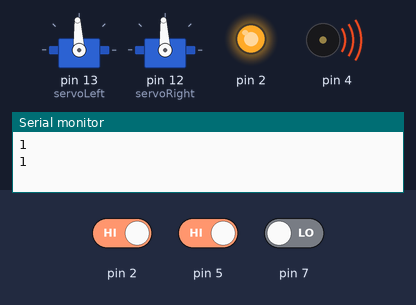
Bench run of a sketch on a simulated Arduino Uno, built with avr-gcc and run on an emulated ATmega328P. Parts: 2 × servo, output pins drawn as LEDs (lit = HIGH), buzzer (waves = sounding), the last lines printed to the serial monitor. The inputs (shaded band) are chosen by the test bench; at power-on: pin 7 LOW, pin 2 HIGH, pin 5 HIGH.

Above: at 2.2 s.
2.3 s: pin 7 driven HIGH
At 3.34 s:
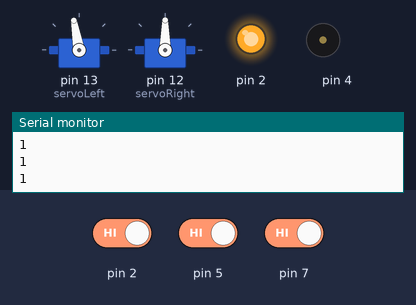
5.8 s: pin 2 driven LOW
At 6.03 s:
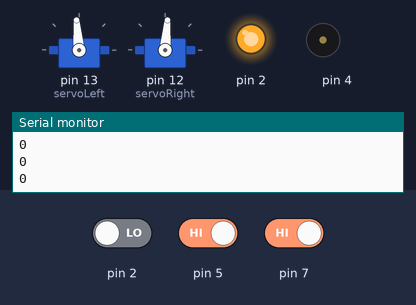
9.3 s: pin 5 driven LOW
At 10.1 s:
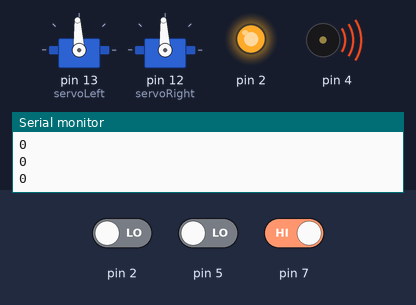
13.5 s: pin 5 driven HIGH
At 13.75 s:
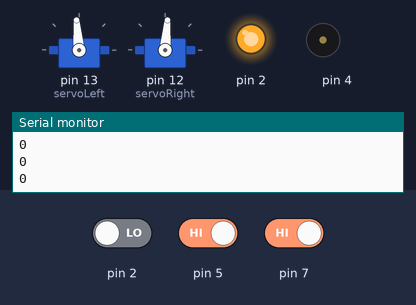
17.0 s: pin 2 driven HIGH
At 17.24 s:
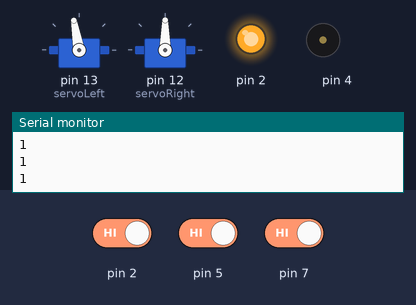
Timing chart, 0 to 20.0 s (numbered marks = the images above; inputs shaded):
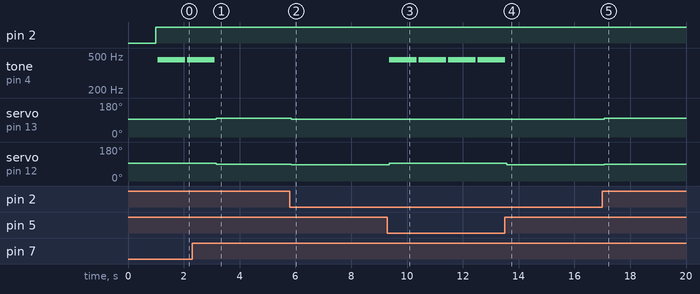

Measured:
- after the input at 2.3 s, tone on pin 4: goes on until 3.1 s, then stays silent; servo on pin 13 (servoLeft): 93° → 100° after 0.87 s; servo on pin 12 (servoRight): 93° → 90° after 0.87 s
- after the input at 5.8 s, servo on pin 13 (servoLeft): 100° → 95° after 0.06 s; servo on pin 12 (servoRight): 90° → 85° after 0.06 s
- after the input at 9.3 s, tone on pin 4: alternates 450 Hz for 1.0 s and silent for 0.06 s, starting after 0.06 s; servo on pin 13 (servoLeft): 95° → 93° after 0.06 s; servo on pin 12 (servoRight): 85° → 93° after 0.06 s
- after the input at 13.5 s, tone on pin 4: goes on until 13.5 s, then stays silent; servo on pin 13 (servoLeft): 93° → 95° after 0.08 s; servo on pin 12 (servoRight): 93° → 85° after 0.08 s
- after the input at 17.0 s, servo on pin 13 (servoLeft): 95° → 100° after 0.07 s; servo on pin 12 (servoRight): 85° → 90° after 0.07 s

The sketch:

Assignment10.ino
```cpp
#include <Servo.h>

Servo servoLeft;
Servo servoRight;

void setup()
{
  Serial.begin(9600);
  pinMode(5,INPUT);
  pinMode(7, INPUT);

  servoLeft.attach(13);
  servoRight.attach(12);
  halt();
  delay(1000);
}

void loop()
{
  //Charge capacitor for 1ms
  pinMode(2, OUTPUT);
  digitalWrite(2, HIGH);
  delay(1);

  //Wait 1ms and let the capacitor discharge
  pinMode(2, INPUT);
  delay(1);

  //Read pin 2

  byte sensor1 = digitalRead(2);

  Serial.println(sensor1);
  delay(50);

  if(sensor1 == 0)
  {
    veerLeft(5);
  }
  else
  {
    veerRight(5);
  }

  byte wLeft = digitalRead(5);
  byte wRight = digitalRead(7);

  if( !wLeft || !wRight)
  {
    halt();
    tone(4, 450, 1000);
    delay(1000);
  }
}

void halt()
{
  servoLeft.writeMicroseconds(1500);
  servoRight.writeMicroseconds(1500);
}

void veerLeft(int ms)
{
  servoLeft.writeMicroseconds(1500 + 25);
  servoRight.writeMicroseconds(1500 - 75);
  delay(ms);
}

void veerRight(int ms)
{
  servoLeft.writeMicroseconds(1500 + 75);
  servoRight.writeMicroseconds(1500 - 25);
  delay(ms);
}
```
